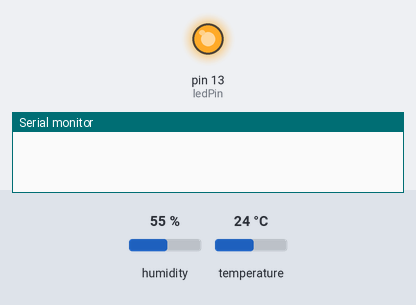
Bench run of a sketch on a simulated Arduino Uno, built with avr-gcc and run on an emulated ATmega328P. Parts: output pins drawn as LEDs (lit = HIGH), the last lines printed to the serial monitor. Inputs (shaded band) come from the test bench; at power-on: humidity 55 %, temperature 24 °C. The modem accepts every AT command (registered, SIM ready, sends succeed) and sends nothing else.

Above: at 0.1 s.
At 11.2 s:
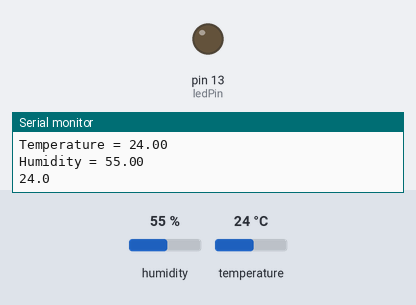
Timing chart, 0 to 29.1 s (numbered marks = the images above):
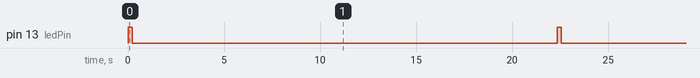

The sketch:

Esp_dht11_thingspeak.ino
```cpp
#include <SoftwareSerial.h>
#include <stdlib.h>
#include <dht.h>

#define DHT11_PIN 7
dht DHT;

int ledPin = 13;  //LED
int lm35Pin = 0;  // LM35 analog input

String apiKey = "your thingspeak API key";  // replace with your channel's thingspeak API key

// connect 10 to TX of Serial USB
// connect 11 to RX of serial USB
SoftwareSerial ser(10, 11); // RX, TX


void setup() {
  pinMode(ledPin, OUTPUT);    // initialize the digital pin as an output.
  Serial.begin(9600);    // enable debug serial
  ser.begin(9600);     // enable software serial
  ser.println("AT+RST");   // reset ESP8266
}


void loop() {
  digitalWrite(ledPin, HIGH);    // blink LED on board
  delay(200);
  digitalWrite(ledPin, LOW);

  // read the value from DHT11.
  int chk = DHT.read11(DHT11_PIN);
  Serial.print("Temperature = ");
  Serial.println(DHT.temperature);
  Serial.print("Humidity = ");
  Serial.println(DHT.humidity);
  delay(5000);
  float temp = DHT.temperature;

  // convert to string
  char buf[16];
  String strTemp = dtostrf(temp, 4, 1, buf);

  Serial.println(strTemp);

  // TCP connection
  String cmd = "AT+CIPSTART=\"TCP\",\"";
  cmd += "184.106.153.149"; // api.thingspeak.com
  cmd += "\",80";
  ser.println(cmd);

  if(ser.find("Error")){
    Serial.println("AT+CIPSTART error");
    return;
  }

  String getStr = "GET /update?api_key=";    // prepare GET string
  getStr += apiKey;
  getStr +="&field1=";
  getStr += String(strTemp);
  getStr += "\r\n\r\n";

  cmd = "AT+CIPSEND=";   // send data length
  cmd += String(getStr.length());
  ser.println(cmd);

  if(ser.find(">")){
    ser.print(getStr);
  }
  else{
    ser.println("AT+CIPCLOSE");

    Serial.println("AT+CIPCLOSE");// alert user
  }

  delay(16000);    // thingspeak needs 15 sec delay between updates
}
```

Measured:
- by itself, pin 13 (ledPin): alternates HIGH for 0.20 s and LOW for 22.1 s
